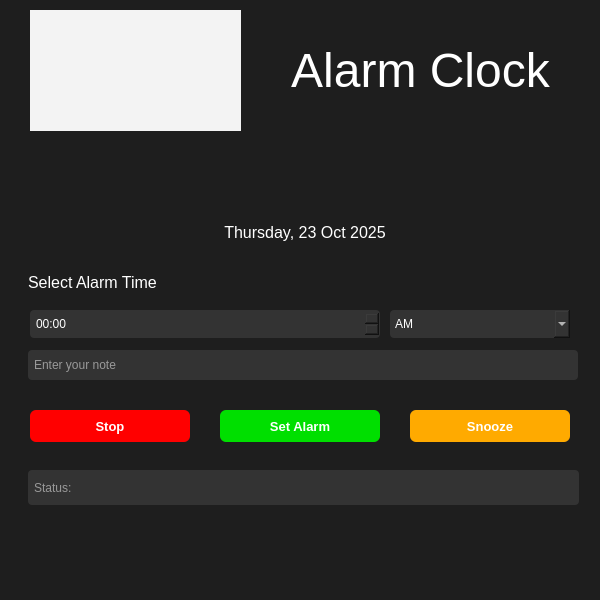
<?xml version="1.0" encoding="UTF-8"?>
<ui version="4.0">
 <class>AlarmClock</class>
 <widget class="QMainWindow" name="AlarmClock">
  <property name="geometry">
   <rect>
    <x>0</x>
    <y>0</y>
    <width>600</width>
    <height>600</height>
   </rect>
  </property>
  <property name="windowTitle">
   <string>Alarm Clock</string>
  </property>
  <property name="styleSheet">
   <string notr="true">background-color: #1e1e1e;
color: white;
</string>
  </property>
  <widget class="QWidget" name="centralwidget">
   <widget class="QLabel" name="Iconlabel">
    <property name="geometry">
     <rect>
      <x>30</x>
      <y>10</y>
      <width>211</width>
      <height>121</height>
     </rect>
    </property>
    <property name="styleSheet">
     <string notr="true">background-color: rgb(243, 243, 243);</string>
    </property>
    <property name="text">
     <string/>
    </property>
    <property name="pixmap">
     <pixmap>C:/Users/PC/Downloads/alarm.png</pixmap>
    </property>
    <property name="alignment">
     <set>Qt::AlignCenter</set>
    </property>
   </widget>
   <widget class="QLabel" name="Title_label">
    <property name="geometry">
     <rect>
      <x>260</x>
      <y>10</y>
      <width>321</width>
      <height>121</height>
     </rect>
    </property>
    <property name="font">
     <font>
      <family>Segoe UI</family>
      <pointsize>36</pointsize>
     </font>
    </property>
    <property name="text">
     <string>Alarm Clock</string>
    </property>
    <property name="alignment">
     <set>Qt::AlignCenter</set>
    </property>
   </widget>
   <widget class="QLabel" name="timeLabel">
    <property name="geometry">
     <rect>
      <x>30</x>
      <y>150</y>
      <width>550</width>
      <height>50</height>
     </rect>
    </property>
    <property name="font">
     <font>
      <pointsize>28</pointsize>
      <weight>75</weight>
      <bold>true</bold>
     </font>
    </property>
    <property name="text">
     <string/>
    </property>
    <property name="alignment">
     <set>Qt::AlignCenter</set>
    </property>
   </widget>
   <widget class="QLabel" name="dateLabel">
    <property name="geometry">
     <rect>
      <x>30</x>
      <y>220</y>
      <width>550</width>
      <height>25</height>
     </rect>
    </property>
    <property name="font">
     <font>
      <pointsize>12</pointsize>
     </font>
    </property>
    <property name="text">
     <string>Thursday, 23 Oct 2025</string>
    </property>
    <property name="alignment">
     <set>Qt::AlignCenter</set>
    </property>
   </widget>
   <widget class="QLabel" name="selectLabel">
    <property name="geometry">
     <rect>
      <x>28</x>
      <y>270</y>
      <width>250</width>
      <height>25</height>
     </rect>
    </property>
    <property name="font">
     <font>
      <pointsize>12</pointsize>
     </font>
    </property>
    <property name="text">
     <string>Select Alarm Time</string>
    </property>
   </widget>
   <widget class="QTimeEdit" name="settimeEdit">
    <property name="geometry">
     <rect>
      <x>30</x>
      <y>310</y>
      <width>350</width>
      <height>28</height>
     </rect>
    </property>
    <property name="styleSheet">
     <string notr="true">background-color: #333;
border-radius: 4px;
padding: 4px;
</string>
    </property>
    <property name="displayFormat">
     <string>hh:mm </string>
    </property>
   </widget>
   <widget class="QComboBox" name="AmPmBox">
    <property name="enabled">
     <bool>true</bool>
    </property>
    <property name="geometry">
     <rect>
      <x>390</x>
      <y>310</y>
      <width>180</width>
      <height>28</height>
     </rect>
    </property>
    <property name="styleSheet">
     <string notr="true">background-color: #333;
border-radius: 4px;
</string>
    </property>
    <item>
     <property name="text">
      <string>AM</string>
     </property>
    </item>
    <item>
     <property name="text">
      <string>PM</string>
     </property>
    </item>
   </widget>
   <widget class="QLineEdit" name="messageLine">
    <property name="geometry">
     <rect>
      <x>28</x>
      <y>350</y>
      <width>550</width>
      <height>30</height>
     </rect>
    </property>
    <property name="styleSheet">
     <string notr="true">background-color: #333;	
border-radius: 4px;	
padding: 4px;</string>
    </property>
    <property name="placeholderText">
     <string>Enter your note</string>
    </property>
   </widget>
   <widget class="QPushButton" name="stopButton">
    <property name="geometry">
     <rect>
      <x>30</x>
      <y>410</y>
      <width>160</width>
      <height>32</height>
     </rect>
    </property>
    <property name="font">
     <font>
      <pointsize>10</pointsize>
      <weight>75</weight>
      <bold>true</bold>
     </font>
    </property>
    <property name="styleSheet">
     <string notr="true">QPushButton {
   
	background-color: rgb(255, 0, 0);
    color: white;
    font-weight: bold;
    border-radius: 6px;
    padding: 6px;
}
QPushButton:hover {
    background-color: #1E90FF;
}
</string>
    </property>
    <property name="text">
     <string>Stop</string>
    </property>
   </widget>
   <widget class="QPushButton" name="setAlarmButton">
    <property name="geometry">
     <rect>
      <x>220</x>
      <y>410</y>
      <width>160</width>
      <height>32</height>
     </rect>
    </property>
    <property name="font">
     <font>
      <pointsize>10</pointsize>
      <weight>75</weight>
      <bold>true</bold>
     </font>
    </property>
    <property name="styleSheet">
     <string notr="true">QPushButton {
    background-color: #0078D7;
	
	background-color: rgb(0, 223, 0);
    color: white;
    font-weight: bold;
    border-radius: 6px;
    padding: 6px;
}
QPushButton:hover {
    background-color: #1E90FF;
}
</string>
    </property>
    <property name="text">
     <string>Set Alarm</string>
    </property>
   </widget>
   <widget class="QPushButton" name="snoozeButton">
    <property name="geometry">
     <rect>
      <x>410</x>
      <y>410</y>
      <width>160</width>
      <height>32</height>
     </rect>
    </property>
    <property name="font">
     <font>
      <pointsize>10</pointsize>
      <weight>75</weight>
      <bold>true</bold>
     </font>
    </property>
    <property name="styleSheet">
     <string notr="true">QPushButton {
   
	background-color: rgb(255, 170, 0);
    color: white;
    font-weight: bold;
    border-radius: 6px;
    padding: 6px;
}
QPushButton:hover {
    background-color: #1E90FF;
}
</string>
    </property>
    <property name="text">
     <string>Snooze</string>
    </property>
   </widget>
   <widget class="QLineEdit" name="lineEdit">
    <property name="geometry">
     <rect>
      <x>28</x>
      <y>470</y>
      <width>551</width>
      <height>35</height>
     </rect>
    </property>
    <property name="styleSheet">
     <string notr="true">background-color: #333;
border-radius: 4px;
padding: 4px;
</string>
    </property>
    <property name="readOnly">
     <bool>true</bool>
    </property>
    <property name="placeholderText">
     <string>Status: </string>
    </property>
   </widget>
  </widget>
  <widget class="QMenuBar" name="menubar">
   <property name="geometry">
    <rect>
     <x>0</x>
     <y>0</y>
     <width>600</width>
     <height>26</height>
    </rect>
   </property>
  </widget>
  <widget class="QStatusBar" name="statusbar"/>
 </widget>
 <resources/>
 <connections/>
</ui>
